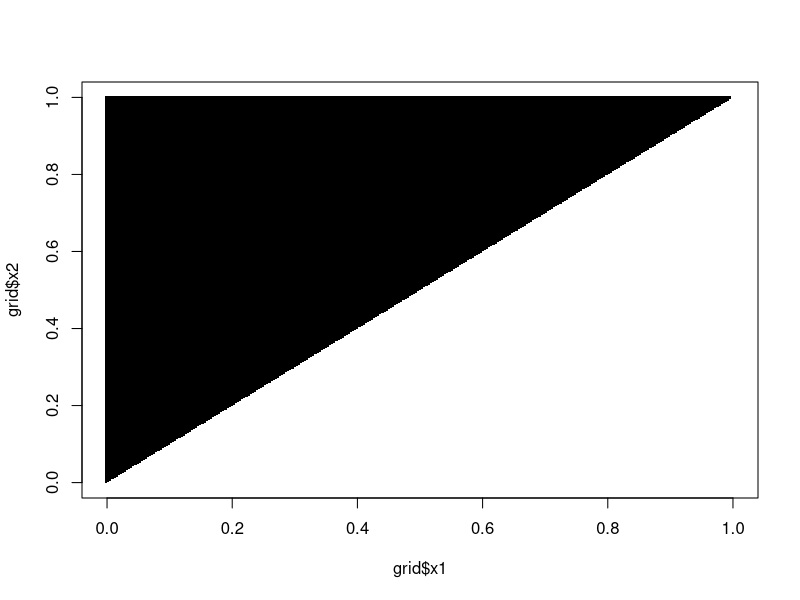
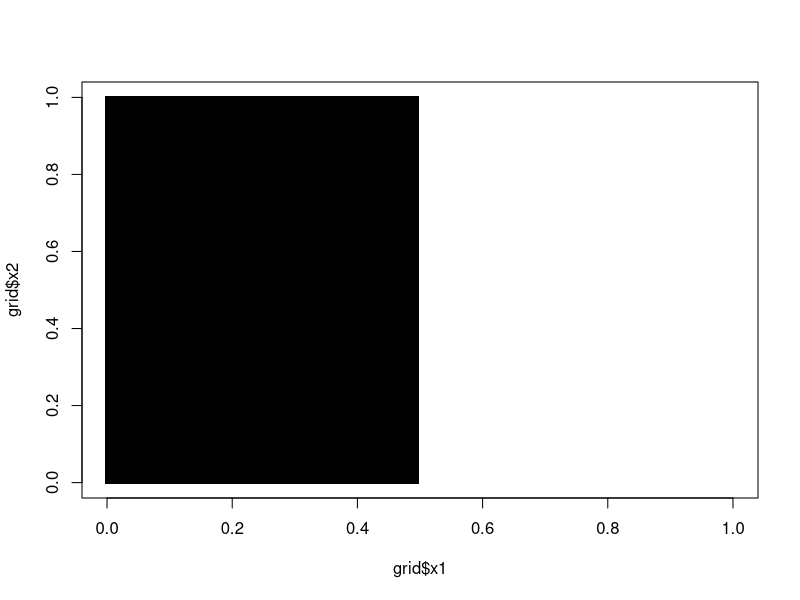
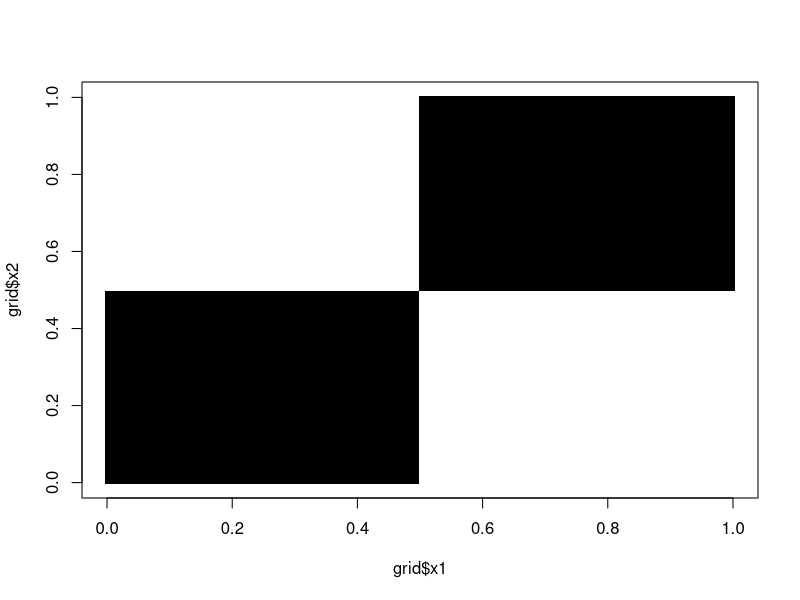
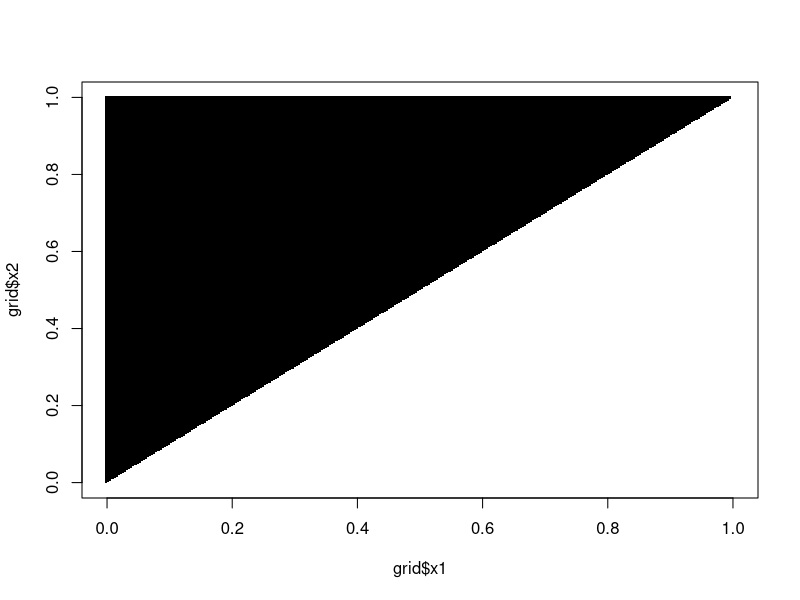
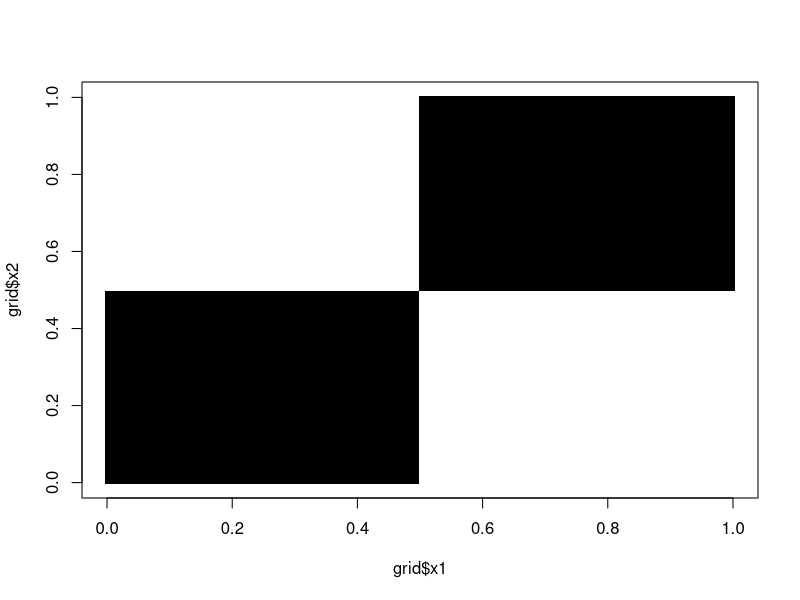
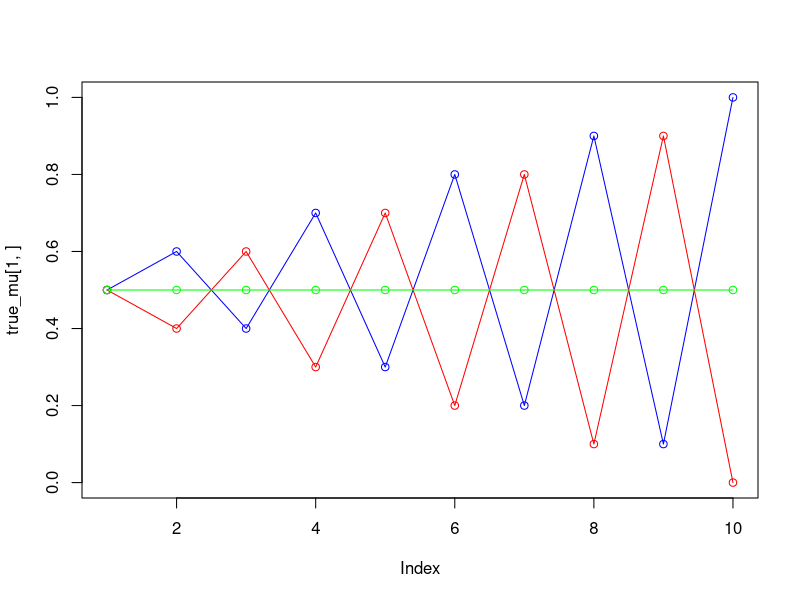
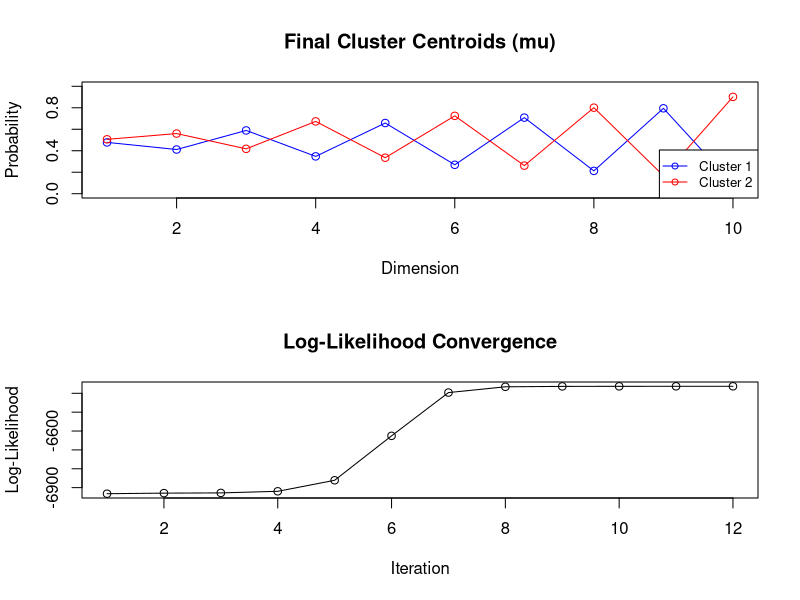
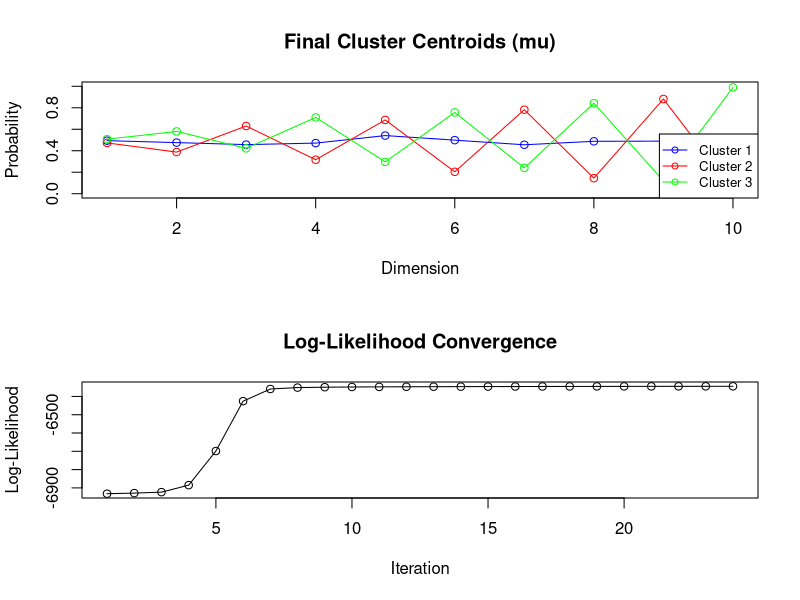

The R source for these figures, in order:
## ---- chunk 1
knitr::opts_chunk$set(echo = FALSE)
## ---- chunk 2
library(randomForest)
library(dplyr)
library(mvtnorm)
## ---- chunk 3

#######################
#
# TASK 1 CODE
#
#######################


# Simulating missclassification error against the same Y-labels for 1, 10 and 100 trees. 
# Computing the spread and location of the missclassification error for 1000 simulations.
random_forest_sim <- function(NS = 25, condition = function(x1, x2){
  x1 < x2
  
}) {
  
  # ------------------------
  
  set.seed(1234)
  x1<-runif(1000)
  x2<-runif(1000)
  tedata<-cbind(x1,x2)
  y<-as.numeric(condition(x1, x2))
  telabels<-as.factor(y)
  
  
  #plotting the condition
  # ------------------------
  
    x1 <- seq(0, 1, length.out = 300)
    x2 <- seq(0, 1, length.out = 300)

    grid <- expand.grid(x1 = x1, x2 = x2)

    grid$y <- condition(grid$x1, grid$x2) + 1

    # white is false, black is true
    colors <- c("white", "black")
    
    plot(grid$x1, grid$x2, col = colors[grid$y], pch = 15, cex = 0.5)
  
  # ------------------------
  
  ntree <- c(1, 10, 100)
  n <- 1000
  
  miss_df <- matrix(0, 3, length(ntree)) %>%  as.data.frame()
  rownames(miss_df) <- c("mu", "var", "sd")
  colnames(miss_df) <- ntree
  
  one_experiment_df <- matrix(0, 1, length(ntree)) %>%  as.data.frame()
  rownames(one_experiment_df) <- c("missclassification rate")
  colnames(one_experiment_df) <- ntree
  
  
  for (nt in ntree) {
    missrate <- rep(1, n)
    for (i in 1:n) {
      
      x1<-runif(100)
      x2<-runif(100)
      trdata<-cbind(x1,x2)
      y<-as.numeric(condition(x1, x2))
      trlabels<-as.factor(y)
      
      model <- randomForest(x = trdata, y = trlabels, ntree = nt, keep.forest = TRUE, 
                            nodesize = NS)
      
      y_hat <- predict(model, tedata)
      missrate[i] <-  mean(y_hat != telabels)
      
    }
    
    # first experiment:
    one_experiment_df[1, which(nt == ntree)] <- missrate[1]
    
    miss_df[1, which(nt == ntree)] <- mean(missrate)
    miss_df[2, which(nt == ntree)] <- var(missrate)
    miss_df[3, which(nt == ntree)] <- sd(missrate)
  }
  

  print(round(one_experiment_df, 4))
  return(miss_df)
}

## ---- chunk 4


# x1 < x2
rf1 <- random_forest_sim(NS = 25)

rf1 %>% round(4)

## ---- chunk 5

# x1 < 0.5
rf2 <- random_forest_sim(condition = function(x1, x2){
  x1 < 0.5
})

rf2 %>% round(4)


## ---- chunk 6
# divide the domain into 4 equal squares, top right and bottom left is 1, otherwise 0.
rf3 <- random_forest_sim(NS = 12, condition = function(x1, x2){
  (x1<0.5 & x2<0.5) | (x1>0.5 & x2>0.5)
})

rf3 %>% round(4)


## ---- chunk 7


print("with the others nodesize")
rf1 <- random_forest_sim(NS = 12)
rf1 %>% round(4)
rf3 <- random_forest_sim(NS = 12, condition = function(x1, x2){
  (x1<0.5 & x2<0.5) | (x1>0.5 & x2>0.5)
})
rf3 %>% round(4)


## ---- chunk 8

#######################
#
# TASK 2 CODE
#
#######################

# --- Data Generation ---
seed_value <- 1234567890
set.seed(seed_value)
n=1000 
D=10 
x <- matrix(nrow=n, ncol=D)
true_pi=c(1/3, 1/3, 1/3)
true_mu <- matrix(nrow=3, ncol=D)
true_mu[1,]=c(0.5,0.6,0.4,0.7,0.3,0.8,0.2,0.9,0.1,1)
true_mu[2,]=c(0.5,0.4,0.6,0.3,0.7,0.2,0.8,0.1,0.9,0)
true_mu[3,]=c(0.5,0.5,0.5,0.5,0.5,0.5,0.5,0.5,0.5,0.5)
plot(true_mu[1,], type="o", col="blue", ylim=c(0,1))
points(true_mu[2,], type="o", col="red")
points(true_mu[3,], type="o", col="green")
## ---- chunk 9

# Generate the training data
for(i in 1:n) {
  # Sample a cluster for the data point
  m <- sample(1:3, 1, prob = true_pi)
  # Generate the data point from the chosen cluster's distribution
  for(d in 1:D) {
    x[i,d] <- rbinom(1, 1, true_mu[m,d])
  }
}

## ---- chunk 10
em_algo <- function(M, x, seed=NULL) {
  n <- nrow(x)
  D <- ncol(x)
  max_it <- 100
  min_change <- 0.1
  w <- matrix(nrow=n, ncol=M) # weights
  pi <- vector(length = M) # mixing coefficients
  mu <- matrix(nrow=M, ncol=D) # conditional distributions
  llik <- vector(length = max_it) # log likelihood of the EM iterations
  
  # If a seed is provided, set it. This makes the run reproducible.
  # Important as the algorithm appears to be very sensitive to     initialization
  if (!is.null(seed)) {
    set.seed(seed)
  }
  # Random initialization of the parameters
  pi <- runif(M,0.49,0.51)
  pi <- pi / sum(pi)
  for(m in 1:M) {
    mu[m,] <- runif(D,0.49,0.51)
  }
  colors = c("blue", "red", "green", "yellow")
  for(it in 1:max_it) {
    # E-step: Computation of the weights
    for (i in 1:n) {
      # Calculate the probability of each data point belonging to each cluster
      for (m in 1:M) {
        # The term prod(mu[m,]^x[i,] * (1-mu[m,])^(1-x[i,])) calculates the probability
        # of observing the data point x[i,] given it was generated by cluster m.
        # This is multiplied by the mixing coefficient pi[m].
        w[i, m] <- pi[m] * prod(mu[m,]^x[i,] * (1 - mu[m,])^(1 - x[i,]))
      }
      # Normalize the weights for each data point so that they sum to 1.
      # This gives the posterior probability of cluster membership.
      w[i,] <- w[i,] / sum(w[i,])
    }
    #Log likelihood computation.
    llik[it] <- 0
    for (i in 1:n) {
      log_sum <- 0
      for (m in 1:M) {
        # The probability of a data point is the sum of the probabilities of that
        # data point being generated by each cluster, weighted by the mixing coefficients.
        log_sum <- log_sum + pi[m] * prod(mu[m,]^x[i,] * (1 - mu[m,])^(1 - x[i,]))
      }
      # We take the log of this sum and add it to the total log-likelihood.
      llik[it] <- llik[it] + log(log_sum)
    }
    flush.console()
    # Stop if the lok likelihood has not changed significantly
    if (it > 1) {
      if (abs(llik[it] - llik[it - 1]) < min_change) {
        break
      }
    }
    #M-step: ML parameter estimation from the data and weights
    # Re-estimate the mixing coefficients.
    for (m in 1:M) {
      # The new mixing coefficient for a cluster is the average of the weights
      # of that cluster over all data points.
      pi[m] <- sum(w[, m]) / n
    }
    # Re-estimate the conditional distributions (mu).
    for (m in 1:M) {
      # The new mean for a cluster is the weighted average of the data points,
      # where the weights are the posterior probabilities of cluster membership.
      mu[m,] <- colSums(x * w[, m]) / sum(w[, m])
    }
  }
  results <- list(
    pi = pi,                 # Final mixing coefficients
    mu = mu,                 # Final conditional probabilities (centroids)
    llik = llik[1:it]      # Log-likelihood values for iterations that were run
  )
  
  return(results)
}


plotting <- function(pi, mu, llik) {
  colors <- c("blue", "red", "green", "yellow")
  par(mfrow = c(2, 1))
  plot(mu[1,], type="o", col="blue", ylim=c(0,1),
       main = "Final Cluster Centroids (mu)",
       xlab = "Dimension",
       ylab = "Probability")


  for (j in 2:nrow(mu)) {
    points(mu[j,], type="o", col=colors[j])
  }
  legend("bottomright", legend = paste("Cluster", 1:M), col = colors, lty = 1, pch = 1, cex=0.8)
  
  plot(llik[1:length(llik)], type="o",
       main = "Log-Likelihood Convergence",
       xlab = "Iteration",
       ylab = "Log-Likelihood")
  par(mfrow = c(1, 1))

}

run_and_plot <- function(M, x, seed_value) {
  results <- em_algo(M, x, seed_value)
  pi <- results$pi
  mu <- results$mu
  llik <- results$llik
  print(paste("Number of clusters: ", M))
  print(paste("Log likelihood: ", llik[length(llik)]))
  print(paste("pi: ", paste(pi, collapse=", ")))
  plotting(pi, mu, llik)
  return(results)
}

all_models <- list()
## ---- chunk 11
M=2 # number of clusters
all_models[[as.character(M)]] <- run_and_plot(M, x, seed_value)
## ---- chunk 12
M=3 # number of clusters
all_models[[as.character(M)]] <- run_and_plot(M, x, seed_value)
## ---- chunk 13
M=4 # number of clusters
all_models[[as.character(M)]] <- run_and_plot(M, x, seed_value)
## ---- chunk 14
results_table <- data.frame(
  M = integer(),
  LogLikelihood = double(),
  NumParams = integer(),
  AIC = double(),
  BIC = double()
)

for (M in 2:4) {
  model <- all_models[[as.character(M)]]
  
  logL <- tail(model$llik, 1)
  k <- (M - 1) + (M * D)
  
  aic <- 2 * k - 2 * logL
  bic <- k * log(n) - 2 * logL
  
  results_table <- rbind(results_table, data.frame(
    M = M,
    LogLikelihood = logL,
    NumParams = k,
    AIC = aic,
    BIC = bic
  ))
}

knitr::kable(results_table, digits = 2, caption = "Model Selection Results")
## ---- chunk 15
#######################
#
# TASK 3 CODE
#
#######################



### DATA

set.seed(123)
N=300  # training
M=3000 # test
D=2    # dimensions

tr <- matrix(nrow=N, ncol=D+1)
te <- matrix(nrow=M, ncol=D+1)

B <- 10                 # bootstraps for bagging
pte <- matrix(nrow=M,ncol=B)  # store predictions from each model

mu1<-c(0,0)
Sigma1 <- matrix(c(5,1,1,5),D,D)
dat1<-rmvnorm(n = 1100, mu1, Sigma1)

mu2<-c(4,6)
Sigma2 <- matrix(c(5,-1,-1,5),D,D)
dat2<-rmvnorm(n = 1100, mu2, Sigma2)

mu3<-c(7,2)
Sigma3 <- matrix(c(3,2,2,3),D,D)
dat3<-rmvnorm(n = 1100, mu3, Sigma3)

# Plots the points
plot(dat1,xlim=c(-10,15),ylim=c(-10,15))
points(dat2,col="red")
points(dat3,col="blue")

# Training
tr[1:100,]   <- cbind(dat1[1:100,], 1)
tr[101:200,] <- cbind(dat2[1:100,], 2)
tr[201:300,] <- cbind(dat3[1:100,], 3)

# Test
te[1:1000,]    <- cbind(dat1[101:1100,], 1)
te[1001:2000,] <- cbind(dat2[101:1100,], 2)
te[2001:3000,] <- cbind(dat3[101:1100,], 3)

K = 3  # number of classes

### TRAIN GMM (Task 1)

train_gmm <- function(data) {
  x <- data[,1:D]
  y <- data[,D+1]
  
  pi <- numeric(K)
  mu <- matrix(0, nrow=K, ncol=D)
  Sigma <- array(0, dim=c(D,D,K))
  
  for(m in 1:K){
    xm <- x[y==m,,drop=FALSE]
    nm <- nrow(xm)
    
    pi[m] <- nm / nrow(data)                # pi_m
    mu[m,] <- colMeans(xm)                  # mu_m
    Sigma[,,m] <- cov(xm) * (nm-1)/nm       # sigma_m (ML estimate)
  }
  
  return(list(pi=pi, mu=mu, Sigma=Sigma))
}


### QDA Prediction using GMM

predict_qda <- function(model, X) {
  pi <- model$pi
  mu <- model$mu
  Sigma <- model$Sigma
  
  M_test <- nrow(X)
  scores <- matrix(0, nrow=M_test, ncol=K)
  
  for(m in 1:K){
    scores[,m] <- log(pi[m]) + 
      dmvnorm(X, mean=mu[m,], sigma=Sigma[,,m], log=TRUE)
  }
  
  pred <- max.col(scores)    # argmax
  return(pred)
}


### ------ TASK 1: SINGLE MODEL ------

model1 <- train_gmm(tr)
pred1 <- predict_qda(model1, te[,1:D])

true_labels <- te[,D+1]
error1 <- mean(pred1 != true_labels)

cat("Task 1: Test Error (Single GMM/QDA Model) =", error1, "\n")


### ------ TASK 2: BAGGING ------


### Utility: majority vote

getmode <- function(v) {
  uniqv <- unique(v)
  uniqv[which.max(tabulate(match(v, uniqv)))]
}

for(b in 1:B){
  
  # Bootstrap training sample
  idx <- sample(1:N, N, replace=TRUE)
  boot_data <- tr[idx,]
  
  # Train model on bootstrap
  model_b <- train_gmm(boot_data)
  
  # Predict test
  pte[,b] <- predict_qda(model_b, te[,1:D])
}

# Majority vote for each test point
final_pred <- apply(pte, 1, getmode)

error_bag <- mean(final_pred != true_labels)

cat("Task 2: Test Error (Bagging with B =",B,") =", error_bag, "\n")

